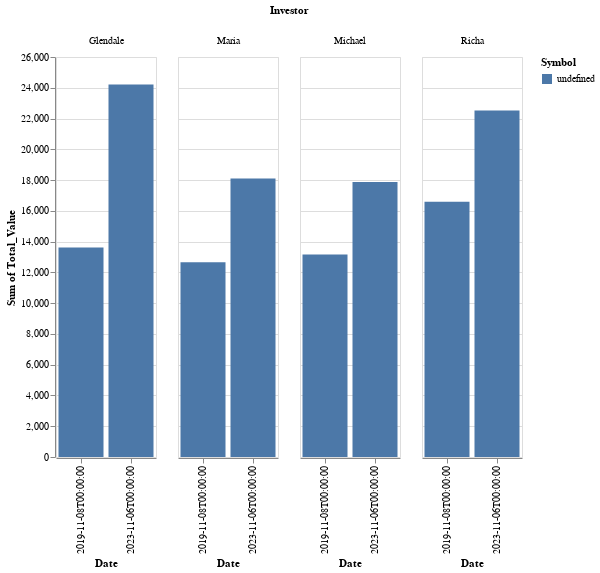

Source (notebook cell):
### Markdown cell above
For this, we wanted to show the percent change rather than aggregate sums so that we can truly see who won the bet rather than focusing on other things like the mutlitude of companies that they invested in. We also needed an actual numerical ranking so we did percent change next to the difference bar charts. We let the difference bar charts be bars because they are total values and decided for the calculated percents to be dots to indicate proportion.

### Code cell
bar_chart = alt.Chart(portfolio_data).mark_bar().encode(
    column=alt.Column('Investor:N'),
    x=alt.X('Date:N'), #, title=alt.Text('Date', format="%Y")),
    y=alt.Y('Total_Value:Q', aggregate='sum'),
    color=alt.Color('Symbol:N'),
    tooltip=[
        alt.Tooltip('Symbol:N'),
        alt.Tooltip('Price:Q'),
        alt.Tooltip('Shares:Q'),
        alt.Tooltip('Total Value:Q')
    ]
).transform_calculate(
    **{"Total Value": "datum.Shares * datum.Price"}
).transform_aggregate(
    Total_Value='sum(Total Value)',
    groupby=['Date', 'Investor']
).properties(
    width=100,
    height=400
)
bar_chart

### Figure 1 — Vega-Lite specification as saved in the notebook (floating-point values rounded to 4 significant figures)
{"config": {"view": {"continuousWidth": 300, "continuousHeight": 300}}, "data": {"name": "data-554b996a8d14d01a8ea149b5ade2d7d8"}, "mark": {"type": "bar"}, "encoding": {"color": {"field": "Symbol", "type": "nominal"}, "column": {"field": "Investor", "type": "nominal"}, "tooltip": [{"field": "Symbol", "type": "nominal"}, {"field": "Price", "type": "quantitative"}, {"field": "Shares", "type": "quantitative"}, {"field": "Total Value", "type": "quantitative"}], "x": {"field": "Date", "type": "nominal"}, "y": {"aggregate": "sum", "field": "Total_Value", "type": "quantitative"}}, "height": 400, "transform": [{"calculate": "datum.Shares * datum.Price", "as": "Total Value"}, {"aggregate": [{"op": "sum", "field": "Total Value", "as": "Total_Value"}], "groupby": ["Date", "Investor"]}], "width": 100, "$schema": "https://vega.github.io/schema/vega-lite/v5.20.1.json", "datasets": {"data-554b996a8d14d01a8ea149b5ade2d7d8": [{"Investor": "Maria", "Company": "Apple", "Symbol": "AAPL", "Shares": 20, "Price": 179.2, "Date": "2023-11-06T00:00:00", "dollar_value_invested": 3585.0}, {"Investor": "Maria", "Company": "Netflix Inc.", "Symbol": "NFLX", "Shares": 18, "Price": 434.7, "Date": "2023-11-06T00:00:00", "dollar_value_invested": 7825.0}, {"Investor": "Maria", "Company": "Target Corporation", "Symbol": "TGT", "Shares": 15, "Price": 111.0, "Date": "2023-11-06T00:00:00", "dollar_value_invested": 1666.0}, {"Investor": "Maria", "Company": "Walt Disney Company", "Symbol": "DIS", "Shares": 10, "Price": 84.02, "Date": "2023-11-06T00:00:00", "dollar_value_invested": 840.2}, {"Investor": "Maria", "Company": "Starbucks Corporation", "Symbol": "SBUX", "Shares": 10, "Price": 104.0, "Date": "2023-11-06T00:00:00", "dollar_value_invested": 1040.0}, {"Investor": "Maria", "Company": "eBay Inc.", "Symbol": "EBAY", "Shares": 10, "Price": 40.36, "Date": "2023-11-06T00:00:00", "dollar_value_invested": 403.6}, {"Investor": "Maria", "Company": "Ulta Beauty Inc.", "Symbol": "ULTA", "Shares": 5, "Price": 386.0, "Date": "2023-11-06T00:00:00", "dollar_value_invested": 1930.0}, {"Investor": "Maria", "Company": "Coca-Cola Company", "Symbol": "KO", "Shares": 5, "Price": 56.97, "Date": "2023-11-06T00:00:00", "dollar_value_invested": 284.9}, {"Investor": "Maria", "Company": "NIKE Inc. Class B", "Symbol": "NKE", "Shares": 4, "Price": 107.2, "Date": "2023-11-06T00:00:00", "dollar_value_invested": 429.0}, {"Investor": "Maria", "Company": "Kraft Heinz Company", "Symbol": "KHC", "Shares": 3, "Price": 33.29, "Date": "2023-11-06T00:00:00", "dollar_value_invested": 99.87}, {"Investor": "Glendale", "Company": "Apple", "Symbol": "AAPL", "Shares": 19, "Price": 179.2, "Date": "2023-11-06T00:00:00", "dollar_value_invested": 3405.0}, {"Investor": "Glendale", "Company": "Netflix Inc.", "Symbol": "NFLX", "Shares": 15, "Price": 434.7, "Date": "2023-11-06T00:00:00", "dollar_value_invested": 6521.0}, {"Investor": "Glendale", "Company": "PayPal Holdings Inc.", "Symbol": "PYPL", "Shares": 13, "Price": 54.62, "Date": "2023-11-06T00:00:00", "dollar_value_invested": 710.1}, {"Investor": "Glendale", "Company": "Intel Corporation", "Symbol": "INTC", "Shares": 10, "Price": 37.95, "Date": "2023-11-06T00:00:00", "dollar_value_invested": 379.5}, {"Investor": "Glendale", "Company": "Adobe Incorporated", "Symbol": "ADBE", "Shares": 10, "Price": 565.5, "Date": "2023-11-06T00:00:00", "dollar_value_invested": 5654.0}, {"Investor": "Glendale", "Company": "Microsoft Corporation", "Symbol": "MSFT", "Shares": 9, "Price": 356.5, "Date": "2023-11-06T00:00:00", "dollar_value_invested": 3209.0}, {"Investor": "Glendale", "Company": "eBay Inc.", "Symbol": "EBAY", "Shares": 9, "Price": 40.36, "Date": "2023-11-06T00:00:00", "dollar_value_invested": 363.2}, {"Investor": "Glendale", "Company": "NVIDIA Corporation", "Symbol": "NVDA", "Shares": 5, "Price": 457.5, "Date": "2023-11-06T00:00:00", "dollar_value_invested": 2288.0}, {"Investor": "Glendale", "Company": "Electronic Arts Inc.", "Symbol": "EA", "Shares": 5, "Price": 129.3, "Date": "2023-11-06T00:00:00", "dollar_value_invested": 646.4}, {"Investor": "Glendale", "Company": "Salesforce Inc.", "Symbol": "CRM", "Shares": 5, "Price": 207.4, "Date": "2023-11-06T00:00:00", "dollar_value_invested": 1037.0}, {"Investor": "Richa", "Company": "PayPal Holdings Inc.", "Symbol": "PYPL", "Shares": 15, "Price": 54.62, "Date": "2023-11-06T00:00:00", "dollar_value_invested": 819.3}, {"Investor": "Richa", "Company": "Capital One Financial Corp", "Symbol": "COF", "Shares": 13, "Price": 101.5, "Date": "2023-11-06T00:00:00", "dollar_value_invested": 1319.0}, {"Investor": "Richa", "Company": "Bank of America Corp", "Symbol": "BAC", "Shares": 13, "Price": 28.33, "Date": "2023-11-06T00:00:00", "dollar_value_invested": 368.3}, {"Investor": "Richa", "Company": "Mastercard Incorporated Class A", "Symbol": "MA", "Shares": 13, "Price": 386.2, "Date": "2023-11-06T00:00:00", "dollar_value_invested": 5020.0}, {"Investor": "Richa", "Company": "Intuit Inc.", "Symbol": "INTU", "Shares": 11, "Price": 500.5, "Date": "2023-11-06T00:00:00", "dollar_value_invested": 5506.0}, {"Investor": "Richa", "Company": "Goldman Sachs Group Inc.", "Symbol": "GS", "Shares": 8, "Price": 323.9, "Date": "2023-11-06T00:00:00", "dollar_value_invested": 2591.0}, {"Investor": "Richa", "Company": "Morgan Stanley", "Symbol": "MS", "Shares": 8, "Price": 75.92, "Date": "2023-11-06T00:00:00", "dollar_value_invested": 607.4}, {"Investor": "Richa", "Company": "JPMorgan Chase & Co.", "Symbol": "JPM", "Shares": 8, "Price": 144.1, "Date": "2023-11-06T00:00:00", "dollar_value_invested": 1153.0}, {"Investor": "Richa", "Company": "Accenture Plc Class A", "Symbol": "ACN", "Shares": 6, "Price": 313.1, "Date": "2023-11-06T00:00:00", "dollar_value_invested": 1879.0}, {"Investor": "Richa", "Company": "BlackRock Inc.", "Symbol": "BLK", "Shares": 5, "Price": 653.2, "Date": "2023-11-06T00:00:00", "dollar_value_invested": 3266.0}, {"Investor": "Michael", "Company": "Amazon.com Inc.", "Symbol": "AMZN", "Shares": 10, "Price": 139.7, "Date": "2023-11-06T00:00:00", "dollar_value_invested": 1397.0}, {"Investor": "Michael", "Company": "Starbucks Corporation", "Symbol": "SBUX", "Shares": 10, "Price": 104.0, "Date": "2023-11-06T00:00:00", "dollar_value_invested": 1040.0}, {"Investor": "Michael", "Company": "Costco Wholesale Corporation", "Symbol": "COST", "Shares": 10, "Price": 569.8, "Date": "2023-11-06T00:00:00", "dollar_value_invested": 5698.0}, {"Investor": "Michael", "Company": "Microsoft Corporation", "Symbol": "MSFT", "Shares": 10, "Price": 356.5, "Date": "2023-11-06T00:00:00", "dollar_value_invested": 3565.0}, {"Investor": "Michael", "Company": "T-Mobile US Inc.", "Symbol": "TMUS", "Shares": 10, "Price": 147.3, "Date": "2023-11-06T00:00:00", "dollar_value_invested": 1473.0}, {"Investor": "Michael", "Company": "Boeing Company", "Symbol": "BA", "Shares": 10, "Price": 192.9, "Date": "2023-11-06T00:00:00", "dollar_value_invested": 1930.0}, {"Investor": "Michael", "Company": "Alphabet Inc. Class A", "Symbol": "GOOGL", "Shares": 10, "Price": 131.4, "Date": "2023-11-06T00:00:00", "dollar_value_invested": 1314.0}, {"Investor": "Michael", "Company": "Alaska Airlines", "Symbol": "ALK", "Shares": 10, "Price": 32.84, "Date": "2023-11-06T00:00:00", "dollar_value_invested": 328.4}, {"Investor": "Michael", "Company": "Barrett Business Services", "Symbol": "BBSI", "Shares": 10, "Price": 99.17, "Date": "2023-11-06T00:00:00", "dollar_value_invested": 991.7}, {"Investor": "Michael", "Company": "Nordstrom Inc", "Symbol": "JWN", "Shares": 10, "Price": 14.33, "Date": "2023-11-06T00:00:00", "dollar_value_invested": 143.3}, {"Investor": "Maria", "Company": "Apple", "Symbol": "AAPL", "Shares": 20, "Price": 65.04, "Date": "2019-11-08T00:00:00", "dollar_value_invested": 1301.0}, {"Investor": "Maria", "Company": "Netflix Inc.", "Symbol": "NFLX", "Shares": 18, "Price": 291.6, "Date": "2019-11-08T00:00:00", "dollar_value_invested": 5248.0}, {"Investor": "Maria", "Company": "Target Corporation", "Symbol": "TGT", "Shares": 15, "Price": 110.2, "Date": "2019-11-08T00:00:00", "dollar_value_invested": 1652.0}, {"Investor": "Maria", "Company": "Walt Disney Company", "Symbol": "DIS", "Shares": 10, "Price": 138.0, "Date": "2019-11-08T00:00:00", "dollar_value_invested": 1380.0}, {"Investor": "Maria", "Company": "Starbucks Corporation", "Symbol": "SBUX", "Shares": 10, "Price": 81.77, "Date": "2019-11-08T00:00:00", "dollar_value_invested": 817.7}, {"Investor": "Maria", "Company": "eBay Inc.", "Symbol": "EBAY", "Shares": 10, "Price": 35.14, "Date": "2019-11-08T00:00:00", "dollar_value_invested": 351.4}, {"Investor": "Maria", "Company": "Ulta Beauty Inc.", "Symbol": "ULTA", "Shares": 5, "Price": 239.3, "Date": "2019-11-08T00:00:00", "dollar_value_invested": 1196.0}, {"Investor": "Maria", "Company": "Coca-Cola Company", "Symbol": "KO", "Shares": 5, "Price": 52.21, "Date": "2019-11-08T00:00:00", "dollar_value_invested": 261.1}, {"Investor": "Maria", "Company": "NIKE Inc. Class B", "Symbol": "NKE", "Shares": 4, "Price": 89.81, "Date": "2019-11-08T00:00:00", "dollar_value_invested": 359.2}, {"Investor": "Maria", "Company": "Kraft Heinz Company", "Symbol": "KHC", "Shares": 3, "Price": 32.85, "Date": "2019-11-08T00:00:00", "dollar_value_invested": 98.55}, {"Investor": "Glendale", "Company": "Apple", "Symbol": "AAPL", "Shares": 19, "Price": 65.04, "Date": "2019-11-08T00:00:00", "dollar_value_invested": 1236.0}, {"Investor": "Glendale", "Company": "Netflix Inc.", "Symbol": "NFLX", "Shares": 15, "Price": 291.6, "Date": "2019-11-08T00:00:00", "dollar_value_invested": 4374.0}, {"Investor": "Glendale", "Company": "PayPal Holdings Inc.", "Symbol": "PYPL", "Shares": 13, "Price": 101.4, "Date": "2019-11-08T00:00:00", "dollar_value_invested": 1318.0}, {"Investor": "Glendale", "Company": "Intel Corporation", "Symbol": "INTC", "Shares": 10, "Price": 58.27, "Date": "2019-11-08T00:00:00", "dollar_value_invested": 582.7}, {"Investor": "Glendale", "Company": "Adobe Incorporated", "Symbol": "ADBE", "Shares": 10, "Price": 292.5, "Date": "2019-11-08T00:00:00", "dollar_value_invested": 2925.0}, {"Investor": "Glendale", "Company": "Microsoft Corporation", "Symbol": "MSFT", "Shares": 9, "Price": 146.0, "Date": "2019-11-08T00:00:00", "dollar_value_invested": 1314.0}, {"Investor": "Glendale", "Company": "eBay Inc.", "Symbol": "EBAY", "Shares": 9, "Price": 35.14, "Date": "2019-11-08T00:00:00", "dollar_value_invested": 316.3}, {"Investor": "Glendale", "Company": "NVIDIA Corporation", "Symbol": "NVDA", "Shares": 5, "Price": 51.94, "Date": "2019-11-08T00:00:00", "dollar_value_invested": 259.7}, {"Investor": "Glendale", "Company": "Electronic Arts Inc.", "Symbol": "EA", "Shares": 5, "Price": 98.27, "Date": "2019-11-08T00:00:00", "dollar_value_invested": 491.3}, {"Investor": "Glendale", "Company": "Salesforce Inc.", "Symbol": "CRM", "Shares": 5, "Price": 161.1, "Date": "2019-11-08T00:00:00", "dollar_value_invested": 805.6}, {"Investor": "Richa", "Company": "PayPal Holdings Inc.", "Symbol": "PYPL", "Shares": 15, "Price": 101.4, "Date": "2019-11-08T00:00:00", "dollar_value_invested": 1521.0}, {"Investor": "Richa", "Company": "Capital One Financial Corp", "Symbol": "COF", "Shares": 13, "Price": 109.5, "Date": "2019-11-08T00:00:00", "dollar_value_invested": 1423.0}, {"Investor": "Richa", "Company": "Bank of America Corp", "Symbol": "BAC", "Shares": 13, "Price": 33.26, "Date": "2019-11-08T00:00:00", "dollar_value_invested": 432.4}, {"Investor": "Richa", "Company": "Mastercard Incorporated Class A", "Symbol": "MA", "Shares": 13, "Price": 274.9, "Date": "2019-11-08T00:00:00", "dollar_value_invested": 3574.0}, {"Investor": "Richa", "Company": "Intuit Inc.", "Symbol": "INTU", "Shares": 11, "Price": 256.9, "Date": "2019-11-08T00:00:00", "dollar_value_invested": 2825.0}, {"Investor": "Richa", "Company": "Goldman Sachs Group Inc.", "Symbol": "GS", "Shares": 8, "Price": 222.9, "Date": "2019-11-08T00:00:00", "dollar_value_invested": 1783.0}, {"Investor": "Richa", "Company": "Morgan Stanley", "Symbol": "MS", "Shares": 8, "Price": 49.15, "Date": "2019-11-08T00:00:00", "dollar_value_invested": 393.2}, {"Investor": "Richa", "Company": "JPMorgan Chase & Co.", "Symbol": "JPM", "Shares": 8, "Price": 130.4, "Date": "2019-11-08T00:00:00", "dollar_value_invested": 1043.0}, {"Investor": "Richa", "Company": "Accenture Plc Class A", "Symbol": "ACN", "Shares": 6, "Price": 189.7, "Date": "2019-11-08T00:00:00", "dollar_value_invested": 1138.0}, {"Investor": "Richa", "Company": "BlackRock Inc.", "Symbol": "BLK", "Shares": 5, "Price": 490.2, "Date": "2019-11-08T00:00:00", "dollar_value_invested": 2451.0}, {"Investor": "Michael", "Company": "Amazon.com Inc.", "Symbol": "AMZN", "Shares": 10, "Price": 89.29, "Date": "2019-11-08T00:00:00", "dollar_value_invested": 892.9}, {"Investor": "Michael", "Company": "Starbucks Corporation", "Symbol": "SBUX", "Shares": 10, "Price": 81.77, "Date": "2019-11-08T00:00:00", "dollar_value_invested": 817.7}, {"Investor": "Michael", "Company": "Costco Wholesale Corporation", "Symbol": "COST", "Shares": 10, "Price": 302.6, "Date": "2019-11-08T00:00:00", "dollar_value_invested": 3026.0}, {"Investor": "Michael", "Company": "Microsoft Corporation", "Symbol": "MSFT", "Shares": 10, "Price": 146.0, "Date": "2019-11-08T00:00:00", "dollar_value_invested": 1460.0}, {"Investor": "Michael", "Company": "T-Mobile US Inc.", "Symbol": "TMUS", "Shares": 10, "Price": 80.94, "Date": "2019-11-08T00:00:00", "dollar_value_invested": 809.4}, {"Investor": "Michael", "Company": "Boeing Company", "Symbol": "BA", "Shares": 10, "Price": 351.0, "Date": "2019-11-08T00:00:00", "dollar_value_invested": 3510.0}, {"Investor": "Michael", "Company": "Alphabet Inc. Class A", "Symbol": "GOOGL", "Shares": 10, "Price": 65.45, "Date": "2019-11-08T00:00:00", "dollar_value_invested": 654.5}, {"Investor": "Michael", "Company": "Alaska Airlines", "Symbol": "ALK", "Shares": 10, "Price": 71.17, "Date": "2019-11-08T00:00:00", "dollar_value_invested": 711.7}, {"Investor": "Michael", "Company": "Barrett Business Services", "Symbol": "BBSI", "Shares": 10, "Price": 91.99, "Date": "2019-11-08T00:00:00", "dollar_value_invested": 919.9}, {"Investor": "Michael", "Company": "Nordstrom Inc", "Symbol": "JWN", "Shares": 10, "Price": 36.65, "Date": "2019-11-08T00:00:00", "dollar_value_invested": 366.5}]}}
